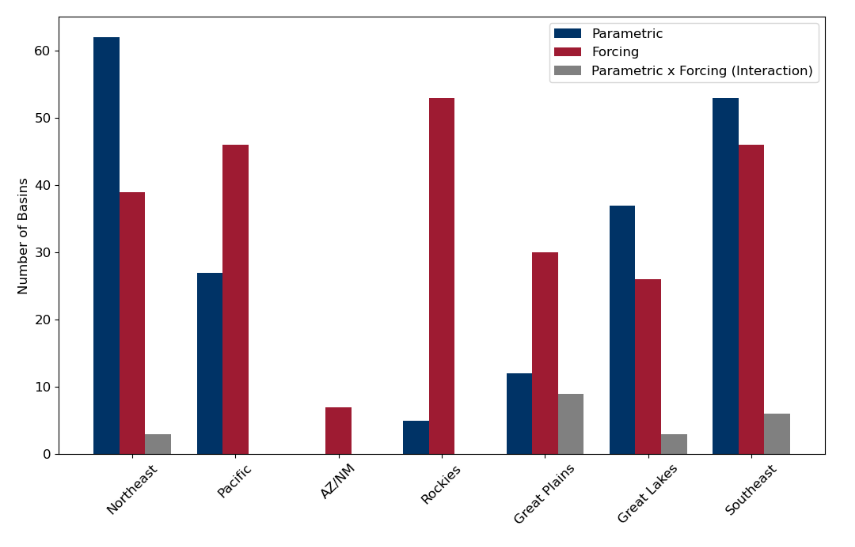

Generate this figure with Python:
# %% Importing Packages
import numpy as np
import os
import matplotlib.pyplot as plt
import pandas as pd
import shapefile as shp
import geopandas as gpd

# %% Define Working Directory
cwd = os.getcwd()
os.chdir(r'PATH/TO/WORKING/DIRECTORY')
wd = os.getcwd()

# %% Reading CAMELS Features
df_features=pd.read_csv('Datasets\\camel_all_features.csv',dtype={'Gauge_ID': str})
df_cluster=pd.read_csv('Datasets\\camel_clustering_id.csv')
df_cluster=df_cluster.rename(columns={'Cluster_7':'Cluster'})    
df_features_cluster = pd.merge(df_features,df_cluster[['Num','Cluster']], on="Num")
df_features_cluster.rename(columns={'Gauge_Lat': 'LAT', 'Gauge_Lon': 'LON'}, inplace=True)
df_camels_area=pd.read_csv('CAMELS_Area.csv',dtype={'Gauge_ID': str})
basin_area=df_camels_area.Area

# %% Load Metrics

# metrics to describe hydrograph or flow dynamics
metrics_1=['KGE','MAE','TRMSE','FDC']

# metrics for water balance and reservoir operations
metrics_2=['VB','VarB','fallVB','winVB','sprVB','sumVB','AVB']

#metrics for high and low flow for flood and drought applications
metrics_3=['q10VB','q90VB']

metrics_names=metrics_1+metrics_2+metrics_3

mm=0
metric=metrics_names[mm]



# %% Load Shapefiles
camel_path = r'Shapefiles\camels_epsg4326\camels_epsg4326.shp'
states_path = r'Shapefiles\cb_2015_us_state_500k\cb_2015_us_state_500k.shp'
counties_path = r'Shapefiles\cb_2015_us_county_500k\cb_2015_us_county_500k.shp'
camel_shp=gpd.read_file(camel_path)
huc8_path = r'Shapefiles\HUC8_CONUS\HUC8_US.shp'
sf = shp.Reader(huc8_path)
huc8_shp=gpd.read_file(huc8_path)
camel_shp=camel_shp.to_crs(epsg=4326)
states_shp=gpd.read_file(states_path)
huc8_bounds = huc8_shp.geometry.total_bounds
camel_bounds = camel_shp.geometry.total_bounds
xlim = ([huc8_bounds[0]-2,  huc8_bounds[2]+1])
ylim = ([huc8_bounds[1]-1,  huc8_bounds[3]])
df_lat_lon=df_features_cluster[['LAT','LON']]

# %%  Plot Effect of Interaction Term
df_SS=pd.read_csv(wd+'/outputs/ANOVA_Interaction_%s_Runoff_CAMELS_NWLPD.csv'%metric, sep = '\t')
clusterName=['Northeast','Pacific','AZ/NM','Rockies','Great Plains','Great Lakes','Southeast']
df_SS['pct_SSf']=df_SS['SSf']/(df_SS['SSp']+df_SS['SSf']+df_SS['SSpf'])*100
df_SS['pct_SSp']=df_SS['SSp']/(df_SS['SSp']+df_SS['SSf']+df_SS['SSpf'])*100
df_SS['pct_SSpf']=df_SS['SSpf']/(df_SS['SSp']+df_SS['SSf']+df_SS['SSpf'])*100
df_uc=pd.DataFrame([],columns=['Cluster','Forcing','Parametric','Interaction'])
for i in range(0,7):
    x=df_SS[df_SS['Cluster']==i+1]['pct_SSp']
    y=df_SS[df_SS['Cluster']==i+1]['pct_SSf']
    z=df_SS[df_SS['Cluster']==i+1]['pct_SSpf']
    
    condition = (z > x) & (z > y)
    # Count the number of rows that satisfy the condition
    count = condition.sum()  # This gives the total number of True values
    npar_forc=count  # cases when interaction dominate the uncertainty
    
    condition = (x > y) & (x > z)
    # Count the number of rows that satisfy the condition
    count = condition.sum()  # This gives the total number of True values
    npar=count  # cases when interaction dominate the uncertainty
    
    condition = (y > x) & (y > z)
    # Count the number of rows that satisfy the condition
    count = condition.sum()  # This gives the total number of True values
    nforc=count  # cases when interaction dominate the uncertainty
    
    df_uc.loc[i,'Cluster']=i+1
    df_uc.loc[i,'Forcing']=nforc
    df_uc.loc[i,'Parametric']=npar
    df_uc.loc[i,'Interaction']=npar_forc


# Set the figure size
plt.figure(figsize=(10, 6))

# Bar chart width
bar_width = 0.25

# Set positions of the bars
index = np.arange(len(df_uc['Cluster']))

# Plot each of the three columns as a separate set of bars
plt.bar(index - bar_width, df_uc['Parametric'], bar_width, label='Parametric', color='#003366')
plt.bar(index, df_uc['Forcing'], bar_width, label='Forcing', color='#9e1b32')
plt.bar(index + bar_width, df_uc['Interaction'], bar_width, label='Parametric x Forcing (Interaction)', color='grey')

# Labeling the axes and title
plt.xlabel('')
plt.ylabel('Number of Basins')
# plt.title('Uncertainty Dominant Factor')

# Customize the x-axis ticks to show Cluster numbers
plt.xticks(index, clusterName, rotation=45)  # Rotate x-axis labels by 45 degrees

# Add a legend
plt.legend()

# Show the plot
plt.tight_layout()
plt.show()
